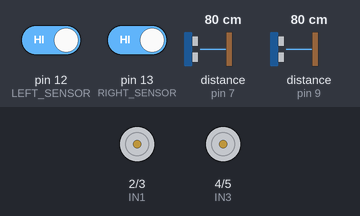
Bench run of a sketch on a simulated Arduino Uno, built with avr-gcc and run on an emulated ATmega328P. On the bench: motor-driver pin pairs drawn as motors (green arrow = first pin HIGH = forward, orange = second pin HIGH = backward, longer = more drive, scaled by the enable pin). Wiring (inferred from the names in the program): 2 × ultrasonic range finder: trigger pin 6, echo pin 7 / trigger pin 8, echo pin 9. The test bench sets the inputs (shaded band); at power-on: pin 12 (LEFT_SENSOR) HIGH, pin 13 (RIGHT_SENSOR) HIGH, distance to the obstacle (sensors on pin 7, pin 9) 80 cm. The echo pulse lasts 58.3 µs per cm.

Above: at 1.2 s.
1.3 s: pin 12 (LEFT_SENSOR) driven LOW
At 2.2 s:
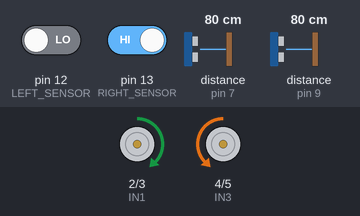
2.8 s: pin 13 (RIGHT_SENSOR) driven LOW
At 3.1 s:
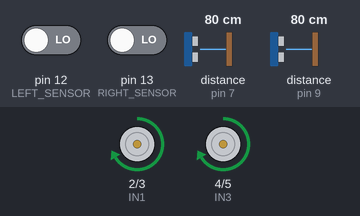
4.3 s: distance to the obstacle (sensor on pin 7) set to 22 cm
5.8 s: distance to the obstacle (sensor on pin 7) set to 18 cm
At 6.5 s:
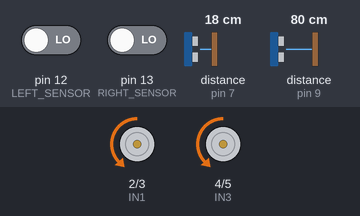
7.3 s: pin 12 (LEFT_SENSOR) driven HIGH
At 7.6 s:
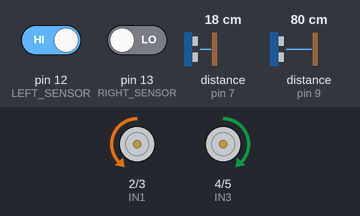
8.8 s: pin 13 (RIGHT_SENSOR) driven HIGH
At 9.9 s:
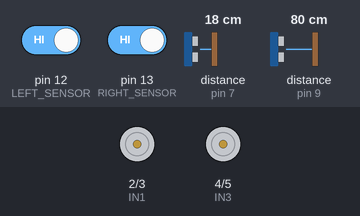
Timing chart, 0 to 11.3 s (numbered marks = the images above; inputs shaded):
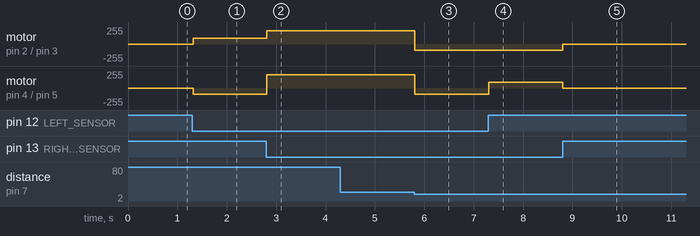

Measured:
- the behaviour switches between 21 and 20 cm on distance to the obstacle (sensor on pin 7) (found by bisection; images 2 and 3)
- after the input at 1.3 s, motor on pin 2 (IN1) / pin 3 (IN2): stopped → forward 90/255 at once; motor on pin 4 (IN3) / pin 5 (IN4): stopped → backward 90/255 at once
- after the input at 2.8 s, motor on pin 2 (IN1) / pin 3 (IN2): forward 90/255 → forward 200/255 at once; motor on pin 4 (IN3) / pin 5 (IN4): backward 90/255 → forward 200/255 at once
- after the input at 4.3 s, every drawn part: stays the same
- after the input at 5.8 s, motor on pin 2 (IN1) / pin 3 (IN2), motor on pin 4 (IN3) / pin 5 (IN4): forward 200/255 → backward 90/255 at once
- after the input at 7.3 s, motor on pin 4 (IN3) / pin 5 (IN4): backward 90/255 → forward 90/255 at once
- after the input at 8.8 s, motor on pin 2 (IN1) / pin 3 (IN2): backward 90/255 → stopped at once; motor on pin 4 (IN3) / pin 5 (IN4): forward 90/255 → stopped at once

The sketch:

ArduinoCodeForDeployment.ino
```cpp
// Motor pins
#define ENA 10
#define ENB 11
#define IN1 2
#define IN2 3
#define IN3 4
#define IN4 5

// Ultrasonic sensors
#define TRIG_PIN_1 6
#define ECHO_PIN_1 7
#define TRIG_PIN_2 8
#define ECHO_PIN_2 9

// Line sensors
#define LEFT_SENSOR 12
#define RIGHT_SENSOR 13

// Robot states
#define FORWARD 0
#define LEFT 1
#define RIGHT 2
#define STOPPED 3
#define BACKWARD 4

class UltrasonicSensor {
  private:
    int trig, echo;

  public:
    UltrasonicSensor(int trigPin, int echoPin) : trig(trigPin), echo(echoPin) {}

    void begin() {
      pinMode(trig, OUTPUT);
      pinMode(echo, INPUT);
    }

    float getDistance() {
      digitalWrite(trig, LOW);
      delayMicroseconds(2);
      digitalWrite(trig, HIGH);
      delayMicroseconds(10);
      digitalWrite(trig, LOW);
      long duration = pulseIn(echo, HIGH, 12000);
      return duration * 0.01715;
    }
};

class MotorControl {
  private:
    void setMotors(int speedA, int speedB, int in1, int in2, int in3, int in4) {
      analogWrite(ENA, speedA);
      analogWrite(ENB, speedB);
      digitalWrite(IN1, in1);
      digitalWrite(IN2, in2);
      digitalWrite(IN3, in3);
      digitalWrite(IN4, in4);
    }

  public:
  	// Adjust speed depending on the state (for balancing)
    void moveForward(int speed) {
      setMotors(speed, speed, HIGH, LOW, HIGH, LOW);
    }

    void moveBackward(int speed) {
      setMotors(speed, speed, LOW, HIGH, LOW, HIGH);
    }

    void turnLeft(int speed) {
      setMotors(speed, speed, LOW, HIGH, HIGH, LOW);
    }

    void turnRight(int speed) {
      setMotors(speed, speed, HIGH, LOW, LOW, HIGH);
    }

    void stopMotors() {
      analogWrite(ENA, 0);
      analogWrite(ENB, 0);
    }
};

class RobotNavigation {
  private:
    int currentState;
    unsigned long previousTime = 0;
    int stateDelay = 100; // Minimum time between state changes in ms (instead of delay(100))
  	int dynamicSpeed;

    UltrasonicSensor* rightSensor;
    UltrasonicSensor* leftSensor;
    MotorControl* motor;

  public:
    RobotNavigation(UltrasonicSensor* right, UltrasonicSensor* left, MotorControl* motorControl) {
      rightSensor = right;
      leftSensor = left;
      motor = motorControl;
      currentState = STOPPED;
    }

    void begin() {
      currentState = STOPPED;
      motor->stopMotors();
      previousTime = millis();
    }

    void setRobotState(int state) {
      currentState = state;
      switch (currentState) {
        case FORWARD:
          motor->moveForward(200);
          break;

        case LEFT:
          motor->turnLeft(90);
          break;

        case RIGHT:
          motor->turnRight(90);
          break;

        case BACKWARD:
          motor->moveBackward(90);
          break;

        case STOPPED:
          motor->stopMotors();
          break;
      }
    }

    void updateNavigation(unsigned long currentTime) {
      if (currentTime - previousTime < stateDelay) {
        return;
      }

      // Read sensor values
      int leftValue = digitalRead(LEFT_SENSOR);
      int rightValue = digitalRead(RIGHT_SENSOR);
      float rightDistance = rightSensor->getDistance();
      float leftDistance = leftSensor->getDistance();

      // Determine new state conditions
      int newState;

      if (leftValue == LOW && rightValue==LOW && rightDistance >= 20 && leftDistance >= 20) {
        newState = FORWARD;
      }
      else if (leftValue == HIGH && rightValue == LOW) {
        newState = LEFT;
      }
      else if (leftValue == LOW && rightValue == HIGH) {
        newState = RIGHT;
      }
      //
      else if ((leftValue == LOW && rightValue == LOW) && (rightDistance < 20 || leftDistance < 20)) {
        newState = BACKWARD;
      }
      else {
        newState = STOPPED;
      }

      // If state changed, update it
      if (newState != currentState) {
        setRobotState(newState);
        previousTime = currentTime;
      }
    }
};

MotorControl motor;
UltrasonicSensor rightSensor(TRIG_PIN_1, ECHO_PIN_1);
UltrasonicSensor leftSensor(TRIG_PIN_2, ECHO_PIN_2);
RobotNavigation robotNav(&rightSensor, &leftSensor, &motor);

void setup() {
  // Initialize motor pins
  pinMode(ENA, OUTPUT);
  pinMode(ENB, OUTPUT);
  pinMode(IN1, OUTPUT);
  pinMode(IN2, OUTPUT);
  pinMode(IN3, OUTPUT);
  pinMode(IN4, OUTPUT);
  pinMode(LEFT_SENSOR,INPUT);
  pinMode(RIGHT_SENSOR,INPUT);
  digitalWrite(LEFT_SENSOR,HIGH);
  digitalWrite(RIGHT_SENSOR, HIGH);
  // Initialize sensors
  rightSensor.begin();
  leftSensor.begin();
  // Initialize navigation
  robotNav.begin();
}

void loop() {
  unsigned long currentTime = millis();
  robotNav.updateNavigation(currentTime);
}
```
